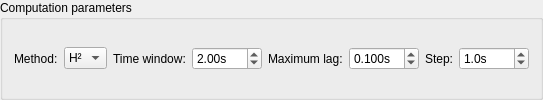
        <widget class="QGroupBox" name="groupBox_2">
         <property name="sizePolicy">
          <sizepolicy hsizetype="Expanding" vsizetype="Expanding">
           <horstretch>0</horstretch>
           <verstretch>0</verstretch>
          </sizepolicy>
         </property>
         <property name="title">
          <string>Computation parameters</string>
         </property>
         <layout class="QGridLayout" name="gridLayout_2">
          <item row="0" column="7">
           <widget class="QDoubleSpinBox" name="sbStep">
            <property name="sizePolicy">
             <sizepolicy hsizetype="Minimum" vsizetype="Fixed">
              <horstretch>0</horstretch>
              <verstretch>0</verstretch>
             </sizepolicy>
            </property>
            <property name="maximumSize">
             <size>
              <width>70</width>
              <height>16777215</height>
             </size>
            </property>
            <property name="prefix">
             <string/>
            </property>
            <property name="suffix">
             <string>s</string>
            </property>
            <property name="decimals">
             <number>1</number>
            </property>
            <property name="minimum">
             <double>0.000000000000000</double>
            </property>
            <property name="maximum">
             <double>100000000000000007629769841091887003294964970946560.000000000000000</double>
            </property>
            <property name="singleStep">
             <double>0.500000000000000</double>
            </property>
            <property name="value">
             <double>1.000000000000000</double>
            </property>
           </widget>
          </item>
          <item row="0" column="4">
           <widget class="QLabel" name="label_3">
            <property name="sizePolicy">
             <sizepolicy hsizetype="Fixed" vsizetype="Preferred">
              <horstretch>0</horstretch>
              <verstretch>0</verstretch>
             </sizepolicy>
            </property>
            <property name="text">
             <string>Maximum lag:</string>
            </property>
            <property name="scaledContents">
             <bool>true</bool>
            </property>
           </widget>
          </item>
          <item row="0" column="6">
           <widget class="QLabel" name="label_4">
            <property name="sizePolicy">
             <sizepolicy hsizetype="Fixed" vsizetype="Preferred">
              <horstretch>0</horstretch>
              <verstretch>0</verstretch>
             </sizepolicy>
            </property>
            <property name="text">
             <string>Step:</string>
            </property>
            <property name="scaledContents">
             <bool>true</bool>
            </property>
           </widget>
          </item>
          <item row="0" column="2">
           <widget class="QLabel" name="label">
            <property name="sizePolicy">
             <sizepolicy hsizetype="Fixed" vsizetype="Preferred">
              <horstretch>0</horstretch>
              <verstretch>0</verstretch>
             </sizepolicy>
            </property>
            <property name="text">
             <string>Time window:</string>
            </property>
            <property name="scaledContents">
             <bool>true</bool>
            </property>
           </widget>
          </item>
          <item row="0" column="0">
           <widget class="QLabel" name="label_2">
            <property name="sizePolicy">
             <sizepolicy hsizetype="Fixed" vsizetype="Preferred">
              <horstretch>0</horstretch>
              <verstretch>0</verstretch>
             </sizepolicy>
            </property>
            <property name="text">
             <string>Method:</string>
            </property>
            <property name="scaledContents">
             <bool>true</bool>
            </property>
           </widget>
          </item>
          <item row="0" column="5">
           <widget class="QDoubleSpinBox" name="sbMaxLag">
            <property name="sizePolicy">
             <sizepolicy hsizetype="Minimum" vsizetype="Fixed">
              <horstretch>0</horstretch>
              <verstretch>0</verstretch>
             </sizepolicy>
            </property>
            <property name="maximumSize">
             <size>
              <width>70</width>
              <height>16777215</height>
             </size>
            </property>
            <property name="suffix">
             <string>s</string>
            </property>
            <property name="decimals">
             <number>3</number>
            </property>
            <property name="minimum">
             <double>0.000000000000000</double>
            </property>
            <property name="maximum">
             <double>100000000000000009190283508143378238084034459715684532224.000000000000000</double>
            </property>
            <property name="singleStep">
             <double>0.100000000000000</double>
            </property>
            <property name="value">
             <double>0.100000000000000</double>
            </property>
           </widget>
          </item>
          <item row="0" column="1">
           <widget class="QComboBox" name="comboMethod">
            <item>
             <property name="text">
              <string>H²</string>
             </property>
            </item>
            <item>
             <property name="text">
              <string>R²</string>
             </property>
            </item>
           </widget>
          </item>
          <item row="0" column="3">
           <widget class="QDoubleSpinBox" name="sbTimeWindow">
            <property name="sizePolicy">
             <sizepolicy hsizetype="Minimum" vsizetype="Fixed">
              <horstretch>0</horstretch>
              <verstretch>0</verstretch>
             </sizepolicy>
            </property>
            <property name="maximumSize">
             <size>
              <width>70</width>
              <height>16777215</height>
             </size>
            </property>
            <property name="suffix">
             <string>s</string>
            </property>
            <property name="minimum">
             <double>0.100000000000000</double>
            </property>
            <property name="maximum">
             <double>999999999999999993220948674361627976461708441944064.000000000000000</double>
            </property>
            <property name="value">
             <double>2.000000000000000</double>
            </property>
           </widget>
          </item>
         </layout>
        </widget>
